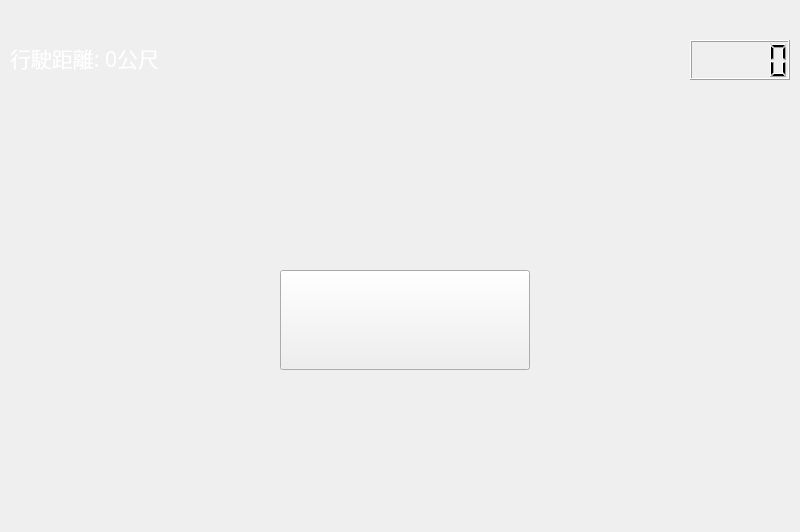
<?xml version="1.0" encoding="UTF-8"?>
<ui version="4.0">
 <class>MainWindow</class>
 <widget class="QMainWindow" name="MainWindow">
  <property name="geometry">
   <rect>
    <x>0</x>
    <y>0</y>
    <width>800</width>
    <height>532</height>
   </rect>
  </property>
  <property name="windowTitle">
   <string>MainWindow</string>
  </property>
  <widget class="QWidget" name="centralwidget">
   <widget class="QLabel" name="background">
    <property name="geometry">
     <rect>
      <x>0</x>
      <y>0</y>
      <width>4800</width>
      <height>512</height>
     </rect>
    </property>
    <property name="text">
     <string/>
    </property>
    <property name="pixmap">
     <pixmap resource="image.qrc">:/src/map.png</pixmap>
    </property>
   </widget>
   <widget class="QLabel" name="label_title">
    <property name="geometry">
     <rect>
      <x>210</x>
      <y>70</y>
      <width>384</width>
      <height>150</height>
     </rect>
    </property>
    <property name="text">
     <string/>
    </property>
    <property name="pixmap">
     <pixmap resource="image.qrc">:/src/game_name.png</pixmap>
    </property>
   </widget>
   <widget class="QLabel" name="car">
    <property name="geometry">
     <rect>
      <x>10</x>
      <y>220</y>
      <width>237</width>
      <height>71</height>
     </rect>
    </property>
    <property name="text">
     <string/>
    </property>
    <property name="pixmap">
     <pixmap resource="image.qrc">:/src/car.png</pixmap>
    </property>
    <property name="scaledContents">
     <bool>true</bool>
    </property>
   </widget>
   <widget class="QPushButton" name="pushButton">
    <property name="geometry">
     <rect>
      <x>280</x>
      <y>270</y>
      <width>250</width>
      <height>100</height>
     </rect>
    </property>
    <property name="text">
     <string/>
    </property>
    <property name="icon">
     <iconset>
      <normaloff>src/start_btn.png</normaloff>src/start_btn.png</iconset>
    </property>
    <property name="iconSize">
     <size>
      <width>250</width>
      <height>100</height>
     </size>
    </property>
   </widget>
   <widget class="QLabel" name="label_distance">
    <property name="geometry">
     <rect>
      <x>10</x>
      <y>40</y>
      <width>300</width>
      <height>36</height>
     </rect>
    </property>
    <property name="font">
     <font>
      <family>微軟正黑體</family>
      <pointsize>16</pointsize>
     </font>
    </property>
    <property name="styleSheet">
     <string notr="true">color: rgb(255, 255, 255);</string>
    </property>
    <property name="text">
     <string>行駛距離: 0公尺</string>
    </property>
   </widget>
   <widget class="QLCDNumber" name="lcd_clock">
    <property name="geometry">
     <rect>
      <x>690</x>
      <y>40</y>
      <width>100</width>
      <height>40</height>
     </rect>
    </property>
   </widget>
  </widget>
  <widget class="QMenuBar" name="menubar">
   <property name="geometry">
    <rect>
     <x>0</x>
     <y>0</y>
     <width>800</width>
     <height>25</height>
    </rect>
   </property>
  </widget>
 </widget>
 <resources>
  <include location="image.qrc"/>
 </resources>
 <connections/>
</ui>
